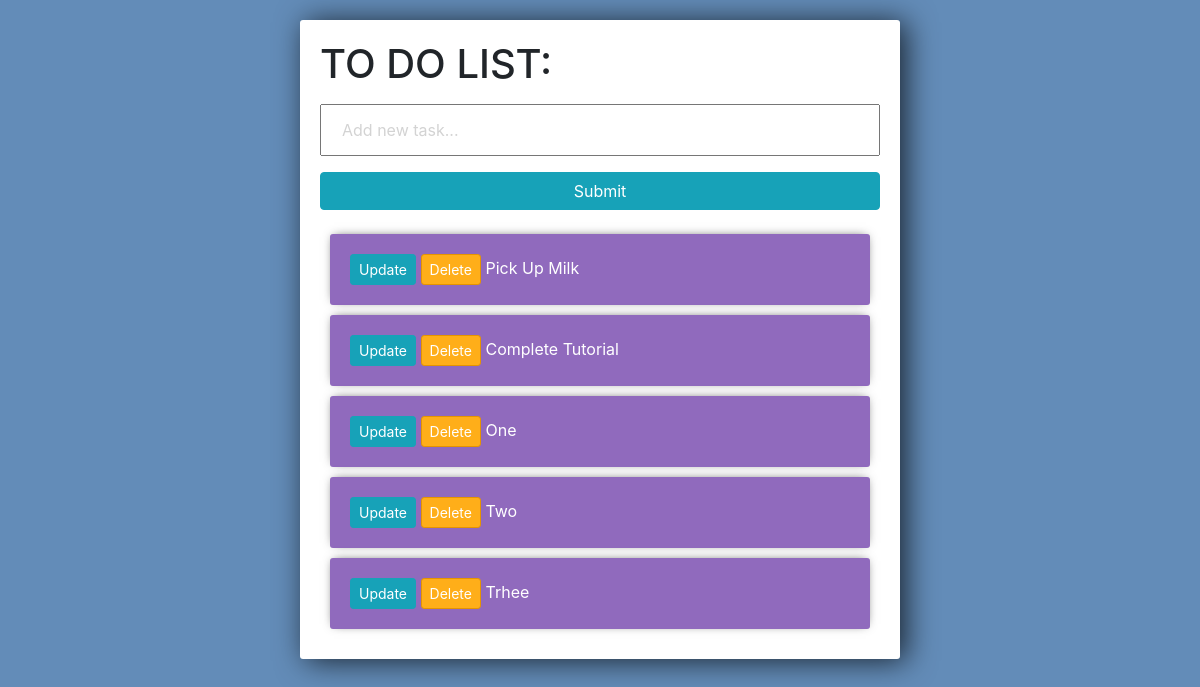
The app's page /, older data.
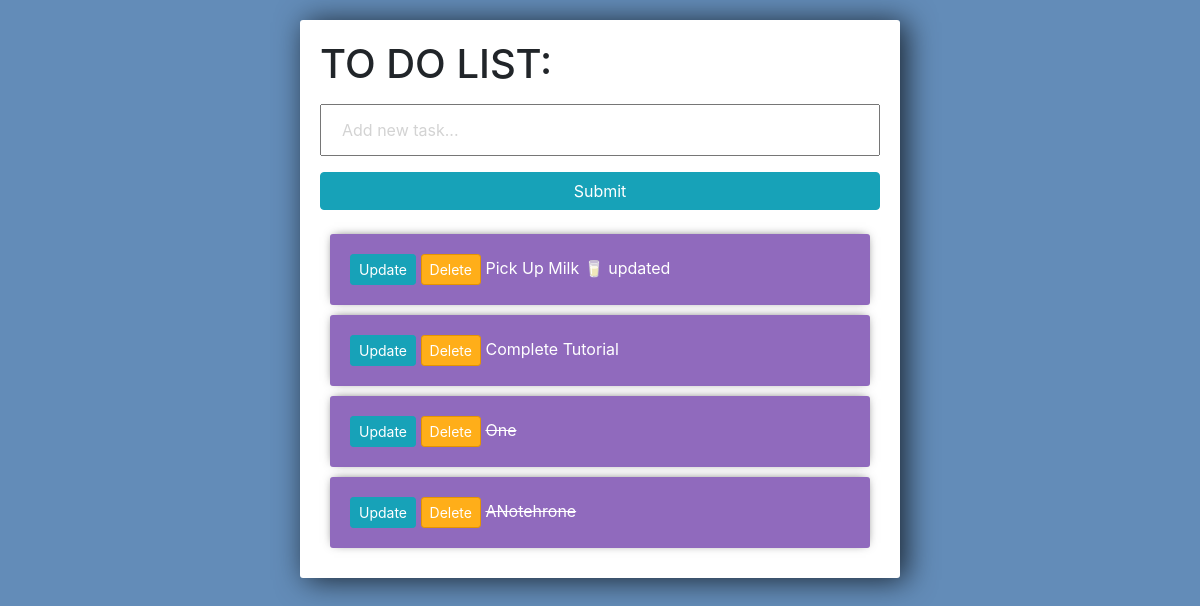
The same page, newer data.
### tasks/models.py (models this page shows)
class Task(models.Model):
    title = models.CharField(max_length=200)
    complete = models.BooleanField(default=False)
    created = models.DateTimeField(auto_now_add=True)
    def __str__(self):
        return self.title

### tasks/views.py (the view)
# urls.py: path('', views.index, name="list"),
def index(request):
    tasks = Task.objects.all()
    form = TaskForm()
    if request.method == 'POST':
        form = TaskForm(request.POST)
        if form.is_valid():
            form.save()
        return redirect('/')
    context = {'tasks':tasks, 'form':form}
    return render(request, 'tasks/list.html', context)

### tasks/forms.py
class TaskForm(forms.ModelForm):
    title = forms.CharField(widget = forms.TextInput(attrs={'placeholder':'Add new task...'}))
    class Meta:
        model = Task
        fields = '__all__'

### tasks/templates/tasks/list.html (shortened to what this page needs)
<link rel="stylesheet" href="https://stackpath.bootstrapcdn.com/bootstrap/4.3.1/css/bootstrap.min.css">
<div class="center-column">
    <h1> TO DO LIST: </h1>
    <form method='POST' action='/'>
        {{form.title}}
        <input class="btn btn-info" type="submit" name="Create Task">
    </form>
    <div class="to-list">
        {% for task in tasks %}
            <div class="item-row">
                <a class="btn btn-sm btn-info" href="{% url 'update_task' task.id %}"> Update </a>
                <a class="btn btn-sm btn-danger" href="{% url 'delete' task.id %}"> Delete </a>
                {% if task.complete == True %}
                    <strike> {{task}} </strike>
                {% else %}
                    <span> {{task}} </span>
                {% endif %}
            </div>
        {% endfor %}
    </div>
</div>

Row changes from the older to the newer data that the page shows:
removed Task: title "Two"
removed Task: title "Trhee"
changed Task: title "Pick Up Milk" → "Pick Up Milk 🥛 updated"
changed Task "One": complete False → True (drawn)
added Task: title "ANotehrone"
